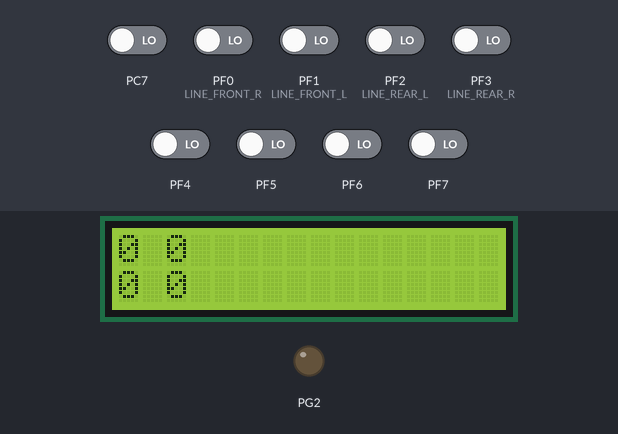
A program run on a simulated ATmega64, built with avr-gcc and emulated at 16 MHz. Shown: 16×2 character LCD, output pins drawn as LEDs (lit = HIGH). Wiring (inferred from the names in the program): character LCD (HD44780): RS PC6; R/W PC5; E PC4; data PC0, PC1, PC2, PC3. Inputs (shaded band) come from the test bench; at power-on: PC7, PF0 (LINE_FRONT_R), PF1 (LINE_FRONT_L), PF2 (LINE_REAR_L), PF3 (LINE_REAR_R), PF4–7 LOW. Pins used as bus, display or sensor lines are not drawn.

Above: at 1.2 s.
1.3 s: PF0 (LINE_FRONT_R) driven HIGH
At 2.1 s:
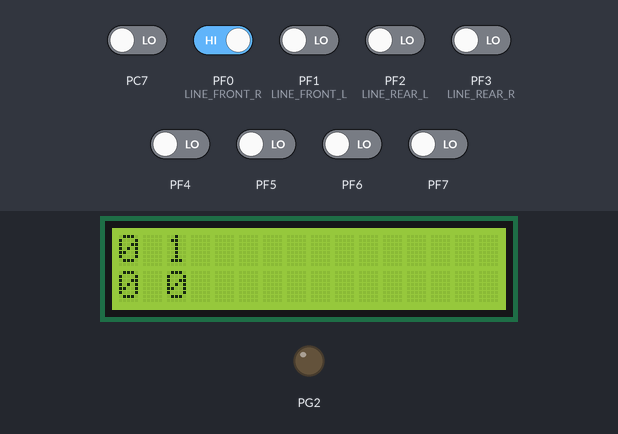
2.8 s: PF1 (LINE_FRONT_L) driven HIGH
At 3.1 s:
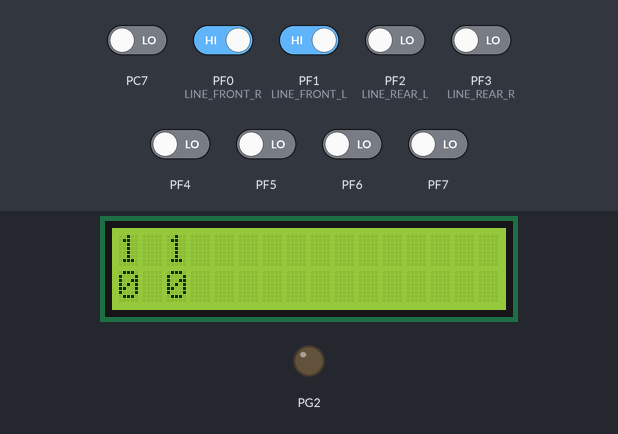
4.3 s: PF2 (LINE_REAR_L) driven HIGH
At 5.2 s:
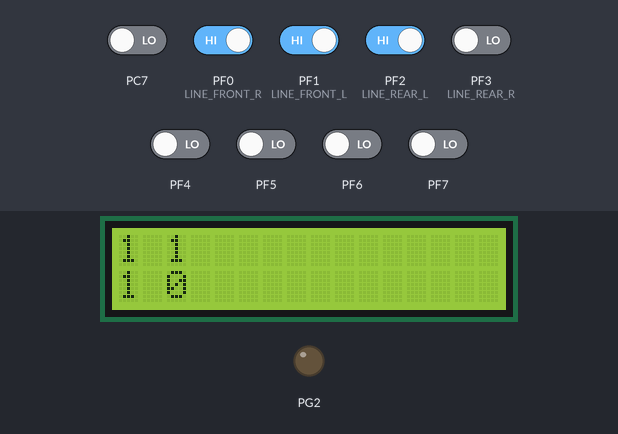
5.8 s: PF3 (LINE_REAR_R) driven HIGH
At 6.2 s:
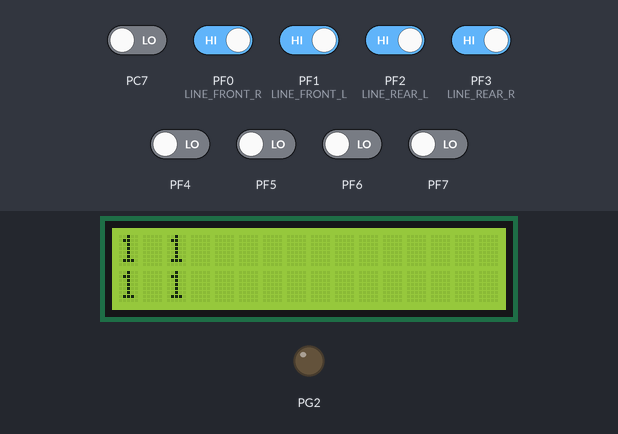
7.3 s: PF0 (LINE_FRONT_R) driven LOW
At 8.3 s:
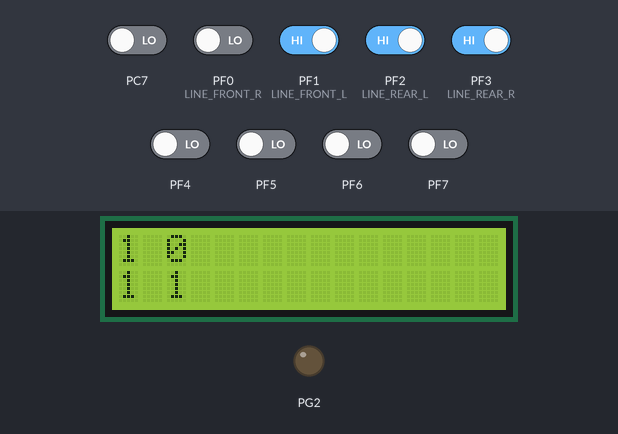
8.8 s: PF1 (LINE_FRONT_L) driven LOW
At 9.3 s:
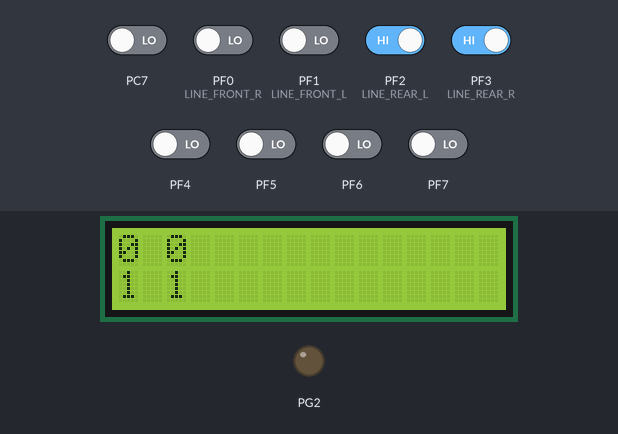
Timing chart, 0 to 11.3 s (numbered marks = the images above; inputs shaded):
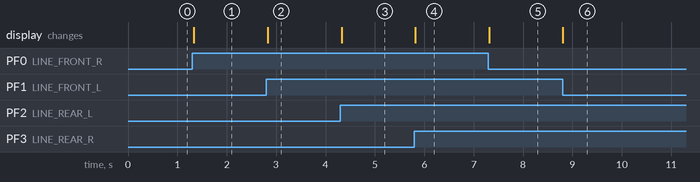

The program:

main.c
```c
/**
 * Shows under-lines barriers detecting.
 *
 * Status of front line is shown on the 1st line of LCD.
 * Status of rear line is shown on the 2nd line of LCD.
 *
 * Status-request is done 625 times per second. This value
 * is optional.
 */
#define F_CPU 16000000UL

#define ASCII_ZERO 48

#include <avr/interrupt.h>
#include <util/delay.h>
#include <stdio.h>

#include "LCD.h"
#include "lines.h"

volatile unsigned char line_FL, line_FR, line_RL, line_RR;

void init();
void initTimer0();

void run();

int main(void){
	FILE lcd_str = FDEV_SETUP_STREAM(lcd_putc_stream, NULL, _FDEV_SETUP_WRITE);
	stdout = &lcd_str;

	init();
	run();
	return 0;
}

void init(){
	initLCD();
	initLines();
	initTimer0();
	sei(); //set global interrupt enable
}

void initTimer0(){
	OCR0   = 0x64;						// run up to 100 ticks	:
	TCCR0  = (1 << CS01) | (1 << CS02);	// prescaler 256 		: 16MHz / 256 / 100 = 625 Hz
	TIMSK  = (1 << TOIE0); 				// enable interrupt
}

ISR(TIMER0_OVF_vect){
	line_FL = isLineBarrierDetected(LINE_FRONT_L);
	line_FR = isLineBarrierDetected(LINE_FRONT_R);
	line_RL = isLineBarrierDetected(LINE_REAR_L);
	line_RR = isLineBarrierDetected(LINE_REAR_R);
}

void run(){
	while(1){
		lcd_gotoxy(0,0);
		fprintf(stdout, "%c %c", line_FL+ASCII_ZERO, line_FR+ASCII_ZERO);
		lcd_gotoxy(0,1);
		fprintf(stdout, "%c %c", line_RL+ASCII_ZERO, line_RR+ASCII_ZERO);
		_delay_ms(40);
	}
}
```

bit_ops.h
```c
#ifndef BIT_OPS_H_
#define BIT_OPS_H_

#define BIT_ON(a,b)		((a) |= (1<<(b)))
#define BIT_OFF(a,b)	((a) &= ~(1<<(b)))
#define BIT_SET(a,b,c)	((c) ? BIT_ON(a,b) : BIT_OFF(a,b))
#define BIT_FLIP(a,b)	((a) ^= (1<<(b)))
#define BIT_CHECK(a,b)	((a) & (1<<(b)))

#endif /* BIT_OPS_H_ */
```

lines.h
```c
#ifndef LINES_H_
#define LINES_H_

#include <avr/io.h>

#include "bit_ops.h"

#define LINE_FRONT_L 1
#define LINE_FRONT_R 0
#define LINE_REAR_L	 2
#define LINE_REAR_R  3

void initLines(){
	BIT_OFF(DDRF, LINE_FRONT_L);
	BIT_OFF(DDRF, LINE_FRONT_R);
	BIT_OFF(DDRF, LINE_REAR_L);
	BIT_OFF(DDRF, LINE_REAR_R);
}

char isLineBarrierDetected(char LINE_SIDE){
	return (BIT_CHECK(PINF, LINE_SIDE)) ? 1 : 0;
}

#endif /* LINES_H_ */
```

avr_compat.h
```c
/* vim: set sw=8 ts=8 si : */
/****************************************************************************
* Title   :   compatibility module for forward compatibility with
              newer ARV C compiler which does not have older
	          macros
* Authors:    Guido Socher
* Copyright:  GPL
*
*
*****************************************************************************/
#ifndef AVR_COMPAT_H
#define AVR_COMPAT_H


#ifndef cbi
#define cbi(sfr, bit) (_SFR_BYTE(sfr) &= ~_BV(bit))
#endif

#ifndef sbi
#define sbi(sfr, bit) (_SFR_BYTE(sfr) |= _BV(bit))
#endif

#ifndef inb
#define inb(sfr) _SFR_BYTE(sfr)
#endif

#ifndef outb
#define outb(sfr, val) (_SFR_BYTE(sfr) = (val))
#endif

#ifndef inw
#define inw(sfr) _SFR_WORD(sfr)
#endif

#ifndef outw
#define outw(sfr, val) ( _SFR_WORD(sfr) = (val))
#endif

#ifndef outp
#define outp(val, sfr) outb(sfr, val)
#endif

#ifndef inp
#define inp(sfr) inb(sfr)
#endif

#ifndef BV
#define BV(bit) _BV(bit)
#endif

/* compatibility macro for libc 1.0 to 1.2 */
#ifndef PRG_RDB
#define PRG_RDB(addr)       pgm_read_byte(addr)
#endif

#endif //AVR_COMPAT_H
```

hd44780.c
```c
// (licence header left out)
/*
** C standard library
*/
#include <stdbool.h>
#include <stdint.h>
#include <stdio.h>

/*
** AVR library
*/
#include <avr/io.h>
#include <avr/pgmspace.h>
#include <util/delay.h> /* to be compatible with older avr-libc */

#include "hd44780_hw.h"
#include "hd44780.h"
#include "avr_compat.h"


/*
** constants/macros
*/

#define lcd_e_high()    sbi(LCD_E_PORT, LCD_E_PIN)
#define lcd_e_low()     cbi(LCD_E_PORT, LCD_E_PIN)
#define lcd_e_toggle()  toggle_e()

#define lcd_cmd_mode()  cbi(LCD_RS_PORT, LCD_RS_PIN)    /* RS=0  command mode   */
#define lcd_data_mode() sbi(LCD_RS_PORT, LCD_RS_PIN)    /* RS=1  data mode      */
#define lcd_wr_mode()   cbi(LCD_RW_PORT, LCD_RW_PIN)    /* RW=0  write mode     */
#define lcd_rd_mode()   sbi(LCD_RW_PORT, LCD_RW_PIN)    /* RW=1  read mode      */
#define lcd_data_port_in()  \
{   /* defines all data pins as input */ \
    cbi(LCD_DATA_DDR_D7,LCD_DATA_PIN_D7);\
    cbi(LCD_DATA_DDR_D6,LCD_DATA_PIN_D6);\
    cbi(LCD_DATA_DDR_D5,LCD_DATA_PIN_D5);\
    cbi(LCD_DATA_DDR_D4,LCD_DATA_PIN_D4);\
}
#define lcd_data_port_out() \
{   /* defines all data pins as output */ \
    sbi(LCD_DATA_DDR_D7,LCD_DATA_PIN_D7);\
    sbi(LCD_DATA_DDR_D6,LCD_DATA_PIN_D6);\
    sbi(LCD_DATA_DDR_D5,LCD_DATA_PIN_D5);\
    sbi(LCD_DATA_DDR_D4,LCD_DATA_PIN_D4);\
}

#if LCD_LINES==1
#define LCD_FUNCTION_DEFAULT    LCD_FUNCTION_4BIT_1LINE
#else
#define LCD_FUNCTION_DEFAULT    LCD_FUNCTION_4BIT_2LINES
#endif

/*
** function prototypes
*/
static void toggle_e(void);
static void lcd_out_high(u08 d);
static void lcd_out_low(u08 d);

/*
** local functions
*/

/*
** delay for a minimum of <ms>
*/
void lcd_delay_ms(unsigned int ms)
{
        /* we use a calibrated macro. This is more
        ** accurate and not so much compiler dependent
        ** as self made code
        */
        while(ms){
                _delay_loop_2(240.0);
                ms--;
        }
}

/*
** output low nibble
*/
static void lcd_out_low(u08 d)
{
    if (d&0x08)  sbi(LCD_DATA_PORT_D7,LCD_DATA_PIN_D7);
        else cbi(LCD_DATA_PORT_D7,LCD_DATA_PIN_D7);
    if (d&0x04)  sbi(LCD_DATA_PORT_D6,LCD_DATA_PIN_D6);
        else cbi(LCD_DATA_PORT_D6,LCD_DATA_PIN_D6);
    if (d&0x02)  sbi(LCD_DATA_PORT_D5,LCD_DATA_PIN_D5);
        else cbi(LCD_DATA_PORT_D5,LCD_DATA_PIN_D5);
    if (d&0x01)  sbi(LCD_DATA_PORT_D4,LCD_DATA_PIN_D4);
        else cbi(LCD_DATA_PORT_D4,LCD_DATA_PIN_D4);
}

/*
** output high nibble
*/
static void lcd_out_high(u08 d)
{
    if (d&0x80)  sbi(LCD_DATA_PORT_D7,LCD_DATA_PIN_D7);
        else cbi(LCD_DATA_PORT_D7,LCD_DATA_PIN_D7);
    if (d&0x40)  sbi(LCD_DATA_PORT_D6,LCD_DATA_PIN_D6);
        else cbi(LCD_DATA_PORT_D6,LCD_DATA_PIN_D6);
    if (d&0x20)  sbi(LCD_DATA_PORT_D5,LCD_DATA_PIN_D5);
        else cbi(LCD_DATA_PORT_D5,LCD_DATA_PIN_D5);
    if (d&0x10)  sbi(LCD_DATA_PORT_D4,LCD_DATA_PIN_D4);
        else cbi(LCD_DATA_PORT_D4,LCD_DATA_PIN_D4);
}

/*
** toggle Enable Pin
*/
static void toggle_e(void)
{
    lcd_e_high();
    _delay_us(2);
    lcd_e_low();
}

/*
** write data to lcd
*/
static void lcd_write(u08 data, u08 rs)
{
    /* configure data pins as output */
    lcd_data_port_out();

    /* output high nibble first */

    lcd_out_high(data);

    if (rs)
        lcd_data_mode();    /* RS=1: write data        */
    else
        lcd_cmd_mode();     /* RS=0: write instruction */
    lcd_wr_mode();          /* RW=0  write mode        */
    lcd_e_toggle();

    /* output low nibble */
    lcd_out_low(data);

    if (rs)
        lcd_data_mode();    /* RS=1: write data       */
    else
        lcd_cmd_mode();     /* RS=0: write instruction*/
    lcd_wr_mode();          /* RW=0  write mode       */

    lcd_e_toggle();

    /* all data pins high (inactive) */
    lcd_data_port_in();
}

/*
** read from LCD
*/
static u08 lcd_read(u08 rs)
{
    register u08 data;

    /* configure data pins as input */
    lcd_data_port_in();

    if (rs)
        lcd_data_mode();    /* RS=1: read data      */
    else
        lcd_cmd_mode();     /* RS=0: read busy flag */
    lcd_rd_mode();          /* RW=1  read mode      */


    lcd_e_high();
    _delay_us(2);

    /* read high nibble first */
    data  = bit_is_set(LCD_DATA_PINR_D7, LCD_DATA_PIN_D7) ? 0x80 : 0;
    data |= bit_is_set(LCD_DATA_PINR_D6, LCD_DATA_PIN_D6) ? 0x40 : 0;
    data |= bit_is_set(LCD_DATA_PINR_D5, LCD_DATA_PIN_D5) ? 0x20 : 0;
    data |= bit_is_set(LCD_DATA_PINR_D4, LCD_DATA_PIN_D4) ? 0x10 : 0;

    /* Enable low*/
    lcd_e_low();
    _delay_us(2);

    lcd_e_high();
    _delay_us(2);

    /* read low nibble */
    data |=bit_is_set(LCD_DATA_PINR_D7, LCD_DATA_PIN_D7) ? 0x08 : 0;
    data |=bit_is_set(LCD_DATA_PINR_D6, LCD_DATA_PIN_D6) ? 0x04 : 0;
    data |=bit_is_set(LCD_DATA_PINR_D5, LCD_DATA_PIN_D5) ? 0x02 : 0;
    data |=bit_is_set(LCD_DATA_PINR_D4, LCD_DATA_PIN_D4) ? 0x01 : 0;

    lcd_e_low();

    return (data);
}

/*
** loops while lcd is busy, reads address counter
*/
static unsigned char lcd_waitbusy(void)
{
    register unsigned char c;

    while ((c = lcd_read(0)) & (1 << LCD_BUSY)) ; /* polling */

    return (c); /* return address counter=position */
}


/*
** PUBLIC FUNCTIONS
*/


/*
** send command <cmd> to LCD
*/
void lcd_command(u08 cmd)

{
    lcd_waitbusy();
    lcd_write(cmd, 0);
}

/*
** goto position (x,y)
*/
void lcd_gotoxy(u08 x, u08 y)
{

#if LCD_LINES==1
    lcd_command((1 << LCD_DDRAM) + LCD_START_LINE1 + x);
#endif

#if LCD_LINES==2
    if (y == 0)
        lcd_command((1 << LCD_DDRAM) + LCD_START_LINE1 + x);
    else
        lcd_command((1 << LCD_DDRAM) + LCD_START_LINE2 + x);
#endif

#if LCD_LINES==3
    if (y == 0)
        lcd_command((1 << LCD_DDRAM) + LCD_START_LINE1 + x);
    else if (y == 1)
        lcd_command((1 << LCD_DDRAM) + LCD_START_LINE2 + x);
    else if (y == 2)
        lcd_command((1 << LCD_DDRAM) + LCD_START_LINE3 + x);
#endif

#if LCD_LINES==4
    if (y == 0)
        lcd_command((1 << LCD_DDRAM) + LCD_START_LINE1 + x);
    else if (y == 1)
        lcd_command((1 << LCD_DDRAM) + LCD_START_LINE2 + x);
    else if (y == 2)
        lcd_command((1 << LCD_DDRAM) + LCD_START_LINE3 + x);
    else            /* y==3 */
        lcd_command((1 << LCD_DDRAM) + LCD_START_LINE4 + x);
#endif
}

/*
** clear lcd and set cursor to home position
*/
void lcd_clrscr(void)
{
    lcd_command(1 << LCD_CLR);
}

/*
** set cursor to home position
*/
void lcd_home(void)
{
    lcd_command(1 << LCD_HOME);
}

/*
** print character at current cursor position
*/
unsigned char lcd_putc(char c)
{
    static unsigned char ret_val;
    ret_val=lcd_waitbusy(); /* read busy-flag and address counter */
    lcd_write((unsigned char)c, 1);
    return ret_val;
}

/*
** binding function of lcd_put_c to be used with stdio.h functions
** such as fprintf or printf
*/
int lcd_putc_stream(unsigned char c, FILE *unused)
{
    static unsigned char address_counter;
    static bool next_line;

#if LCD_LINES == 1
    if( next_line && c!='\n')
    {
        next_line = false;
        lcd_clrscr(); /* clear lcd and goto home */
    }
    if( address_counter == (LCD_START_LINE1+LCD_CHARS))
    {
        lcd_clrscr();
    }
#endif

#if LCD_LINES == 2
    if((address_counter < (LCD_START_LINE1+LCD_CHARS)) && \
        next_line && c!='\n')
    {
        next_line = false;
        lcd_gotoxy(0,1); /*goto next line */
    }
    if((address_counter > (LCD_START_LINE1+LCD_CHARS)) && \
        next_line && c!='\n')
    {
        next_line = false;
        lcd_clrscr(); /* clear lcd and goto home */
    }
    if(address_counter == (LCD_START_LINE1+LCD_CHARS))
    {
        lcd_gotoxy(0,1); /*goto next line */
    }
    if(address_counter == (LCD_START_LINE2+LCD_CHARS))
    {
        lcd_clrscr(); /* clear lcd and goto home */
    }
#endif

#if LCD_LINES == 3
    if((address_counter < (LCD_START_LINE1+LCD_CHARS)) && \
        next_line && c!='\n')
    {
        next_line = false;
        lcd_gotoxy(0,1);
    }
    if(address_counter == (LCD_START_LINE1+LCD_CHARS))
    {
        lcd_gotoxy(0,1);
    }
    if((address_counter > (LCD_START_LINE1+LCD_CHARS)) && \
        (address_counter < (LCD_START_LINE2+LCD_CHARS)) && \
        next_line && c!='\n')
    {
        next_line = false;
        lcd_gotoxy(0,2);
    }
    if(address_counter == (LCD_START_LINE2+LCD_CHARS))
    {
        lcd_gotoxy(0,2);
    }
    if((address_counter > (LCD_START_LINE2+LCD_CHARS)) && \
        (address_counter < (LCD_START_LINE3+LCD_CHARS)) && \
        next_line && c!='\n')
    {
        next_line = false;
        lcd_clrscr();
    }
    if(address_counter == (LCD_START_LINE3+LCD_CHARS))
    {
        lcd_clrscr();
    }
#endif

#if LCD_LINES == 4
    if((address_counter < (LCD_START_LINE1+LCD_CHARS)) && \
        next_line && c!='\n')
    {
        next_line = false;
        lcd_gotoxy(0,1);
    }
    if(address_counter == (LCD_START_LINE1+LCD_CHARS))
    {
        lcd_gotoxy(0,1);
    }
    if((address_counter > (LCD_START_LINE1+LCD_CHARS)) && \
        (address_counter < (LCD_START_LINE2+LCD_CHARS)) && \
        next_line && c!='\n')
    {
        next_line = false;
        lcd_gotoxy(0,2);
    }
    if(address_counter == (LCD_START_LINE2+LCD_CHARS))
    {
        lcd_gotoxy(0,2);
    }
    if((address_counter > (LCD_START_LINE2+LCD_CHARS)) && \
        (address_counter < (LCD_START_LINE3+LCD_CHARS)) && \
        next_line && c!='\n')
    {
        next_line = false;
        lcd_gotoxy(0,3);
    }
    if(address_counter == (LCD_START_LINE3+LCD_CHARS))
    {
        lcd_gotoxy(0,3);
    }
    if((address_counter > (LCD_START_LINE3+LCD_CHARS)) && \
        (address_counter < (LCD_START_LINE4+LCD_CHARS)) && \
        next_line && c!='\n')
    {
        next_line = false;
        lcd_clrscr();
    }
    if(address_counter == (LCD_START_LINE4+LCD_CHARS))
    {
        lcd_clrscr();
    }
#endif
    if(c=='\n')
    {
        next_line=true;
    }
    else
    {
        if(c=='\0')
            return 0;
        else
            address_counter=lcd_putc(c);
    }

    return 0;
}

void rolltext_lcd_p(const char *text, int shiftlen){
        unsigned char i;
        unsigned char j;
        unsigned char textlen=0;
        while (pgm_read_byte(text+textlen)){
                textlen++;
        }
        if (shiftlen <= ROLLLEN){
        i=0;
                j=ROLLLEN-shiftlen + 1;
                while(i < j){
                        lcd_putc(' ');
                        i++;
                }
        j=0;
        }else{
                j=shiftlen-ROLLLEN;
        i=0;
        }
        if (j <= textlen) {
                while(i < ROLLLEN){
                        if (pgm_read_byte(text+j)=='\0') break;
                        lcd_putc(pgm_read_byte(text+j));
                        j++;
                        i++;
                }
        }
}
/*
** print string on lcd  with no auto line feed
*/
void lcd_puts(const char *s)
{
    while (*s) {
        lcd_putc(*s);
        s++;
    }
}

/*
** print string from program memory on lcd
*/
void lcd_puts_p(const char *progmem_s)
{
    register char c;

    while ((c = pgm_read_byte(progmem_s++))) {
        lcd_putc(c);
    }

}

/*
** initialize display and select type of cursor
** dispAttr: LCD_DISP_OFF, LCD_DISP_ON, LCD_DISP_ON_CURSOR, LCD_DISP_CURSOR_BLINK
*/
void lcd_init(u08 dispAttr)
{
    /*------ Initialize lcd to 4 bit i/o mode -------*/

    lcd_data_port_out();    /* all data port bits as output */
    sbi(LCD_RS_DDR, LCD_RS_PIN);    /* RS pin as output */
    sbi(LCD_RW_DDR, LCD_RW_PIN);    /* RW pin as output */
    sbi(LCD_E_DDR, LCD_E_PIN);  /* E  pin as output */

    lcd_delay_ms(16);   /* wait 16ms or more after power-on       */

    /* initial write to lcd is 8bit */
    lcd_out_high(LCD_FUNCTION_8BIT_1LINE);
    lcd_e_toggle();
    lcd_delay_ms(6);    /* delay, busy flag can't be checked here */

    lcd_out_high(LCD_FUNCTION_8BIT_1LINE);
    lcd_e_toggle();
    lcd_delay_ms(6);    /* delay, busy flag can't be checked here */

    lcd_out_high(LCD_FUNCTION_8BIT_1LINE);
    lcd_e_toggle();
    lcd_delay_ms(6);    /* delay, busy flag can't be checked here */

    lcd_out_high(LCD_FUNCTION_4BIT_1LINE);  /* set IO mode to 4bit */
    lcd_e_toggle();

    /* from now the lcd only accepts 4 bit I/O, we can use lcd_command() */
    lcd_command(LCD_FUNCTION_DEFAULT);  /* function set: display lines  */
    lcd_command(LCD_DISP_OFF);  /* display off                  */
    lcd_clrscr();       /* display clear                */
    lcd_command(LCD_MODE_DEFAULT);  /* set entry mode               */
    lcd_command(dispAttr);  /* display/cursor control       */

}
```

hd44780_hw.h
```c
/*************************************************************************
 Title	:   C include file for the HW defs of for the HD44780U LCD library
            modified for multilines LCD
 Author:    Markus Ermert, Fandi Gunawan
***************************************************************************/
#ifndef HD47880_HW_H
#define HD44780_HW_H

/* change these definitions to adapt setting */

/*Change this to what you need this is an example of 16x2 lcd display */
#define LCD_LINES           2     /* visible lines */
#define LCD_CHARS           8     /* number of char in a row */

/* Change IO setting */

#define LCD_DATA_PIN_D7  PC3	/* arbitrary pin for LCD data line D7 */
#define LCD_DATA_PIN_D6  PC2	/* arbitrary pin for LCD data line D6 */
#define LCD_DATA_PIN_D5  PC1	/* arbitrary pin for LCD data line D5 */
#define LCD_DATA_PIN_D4  PC0	/* arbitrary pin for LCD data line D4 */

#define LCD_DATA_PINR_D7 PINC	/* input pin register for LCD data line D7 */
#define LCD_DATA_PINR_D6 PINC	/* input pin register for LCD data line D6 */
#define LCD_DATA_PINR_D5 PINC	/* input pin register for LCD data line D5 */
#define LCD_DATA_PINR_D4 PINC	/* input pin register for LCD data line D4 */

#define LCD_DATA_DDR_D7 DDRC	/* ddr for LCD data line D7 */
#define LCD_DATA_DDR_D6 DDRC	/* ddr for LCD data line D6 */
#define LCD_DATA_DDR_D5 DDRC	/* ddr for LCD data line D5 */
#define LCD_DATA_DDR_D4 DDRC	/* ddr for LCD data line D4 */

#define LCD_DATA_PORT_D7 PORTC	/* port for LCD data line D7 */
#define LCD_DATA_PORT_D6 PORTC	/* port for LCD data line D6 */
#define LCD_DATA_PORT_D5 PORTC	/* port for LCD data line D5 */
#define LCD_DATA_PORT_D4 PORTC	/* port for LCD data line D4 */

#define LCD_RS_DDR       DDRC   /* ddr for RS line */
#define LCD_RS_PORT      PORTC  /* port for RS line */
#define LCD_RS_PIN       PC6
#define LCD_RW_DDR       DDRC  /* ddr for RW line */
#define LCD_RW_PORT      PORTC  /* port for RW line */
#define LCD_RW_PIN       PC5
#define LCD_E_DDR        DDRC  /* ddr for Enable line */
#define LCD_E_PORT       PORTC  /* port for Enable line */
#define LCD_E_PIN        PC4


/* normally you do not change the following */
#define LCD_LINE_LENGTH  0x40     /* internal line length */
#define LCD_START_LINE1  0x00     /* DDRAM address of first char of line 1 */
#define LCD_START_LINE2  0x40     /* DDRAM address of first char of line 2 */
#define LCD_START_LINE3  0x14     /* DDRAM address of first char of line 3 */
#define LCD_START_LINE4  0x54     /* DDRAM address of first char of line 4 */

#endif //HD44780_HW_H
```

Source omitted: hd44780.h (5911 bytes), avr_compat.h (1113 bytes), hd44780.c (13081 bytes), hd44780.h (5911 bytes), hd44780_hw.h (2562 bytes), avr_compat.h (1113 bytes), hd44780.c (13081 bytes), hd44780.h (5911 bytes), hd44780_hw.h (2562 bytes), LCD.h (547 bytes), avr_compat.h (1113 bytes), hd44780.c (13081 bytes) and 26 more

Measured:
- after the input at 1.3 s, the display: changes at once (image 1)
- after the input at 2.8 s, the display: changes at once (image 2)
- after the input at 4.3 s, the display: changes at once (image 3)
- after the input at 5.8 s, the display: changes at once (image 4)
- after the input at 7.3 s, the display: changes at once (image 5)
- after the input at 8.8 s, the display: changes at once (image 6)
